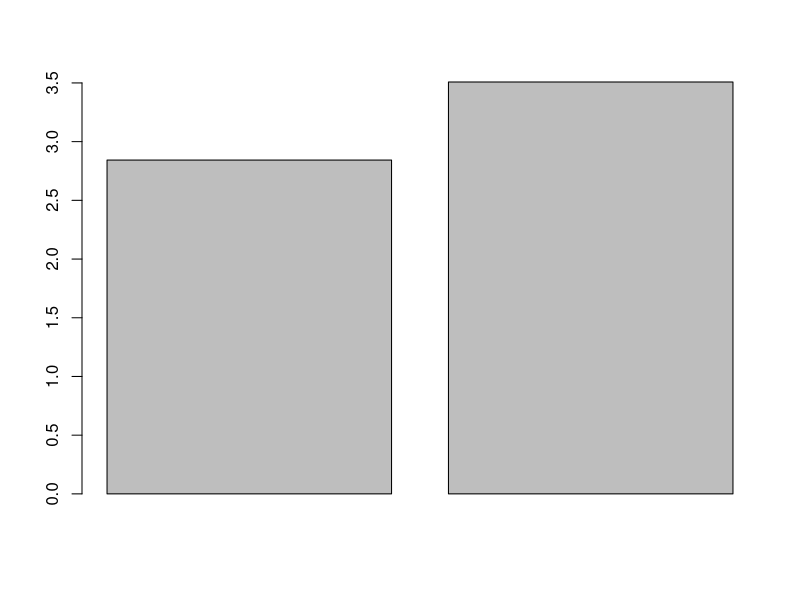
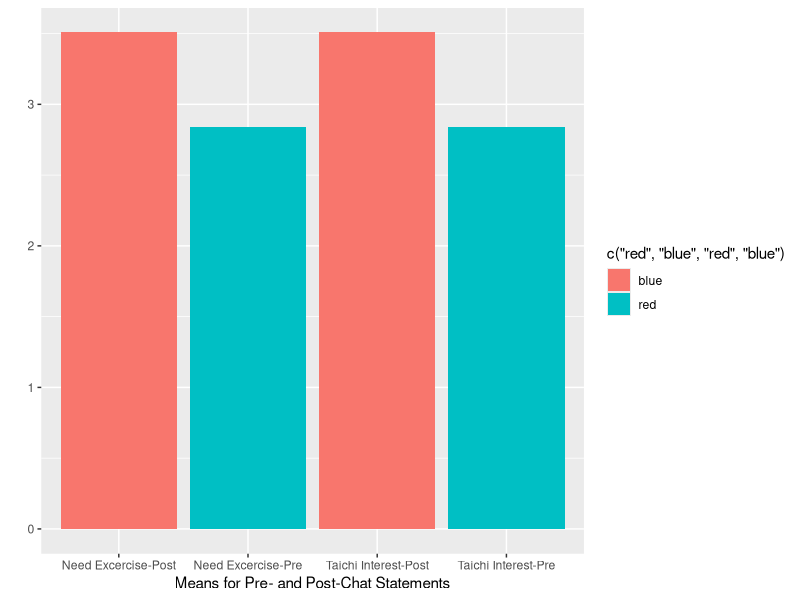
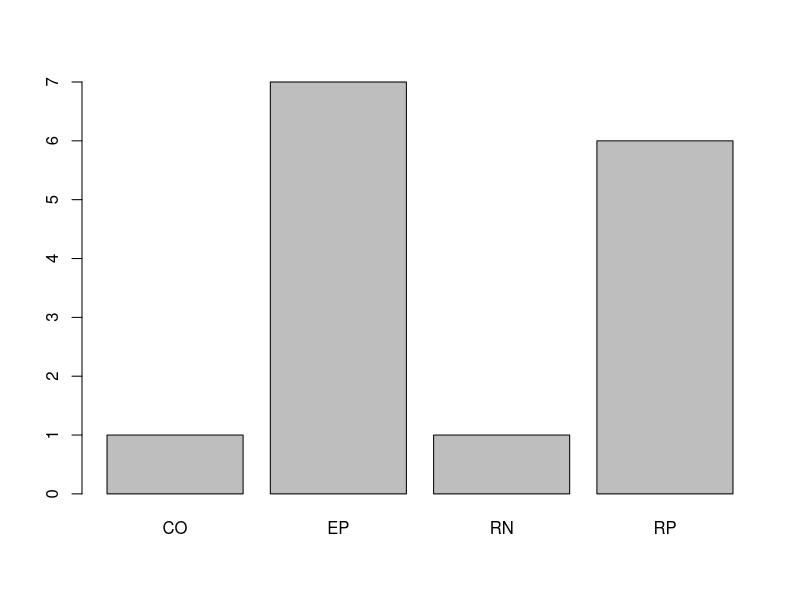
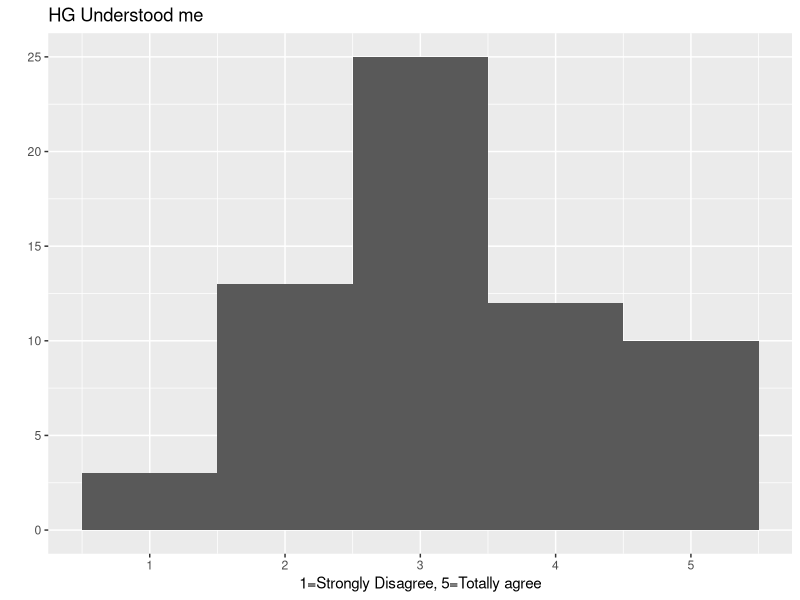
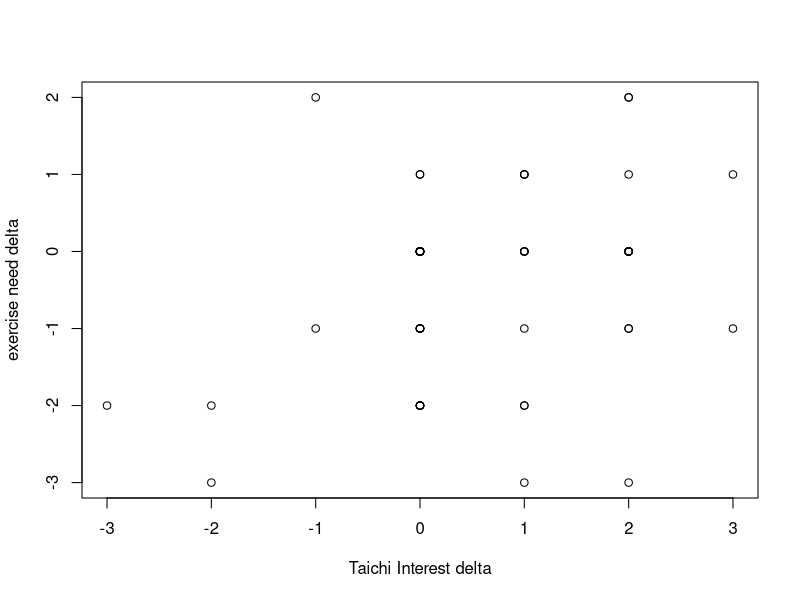
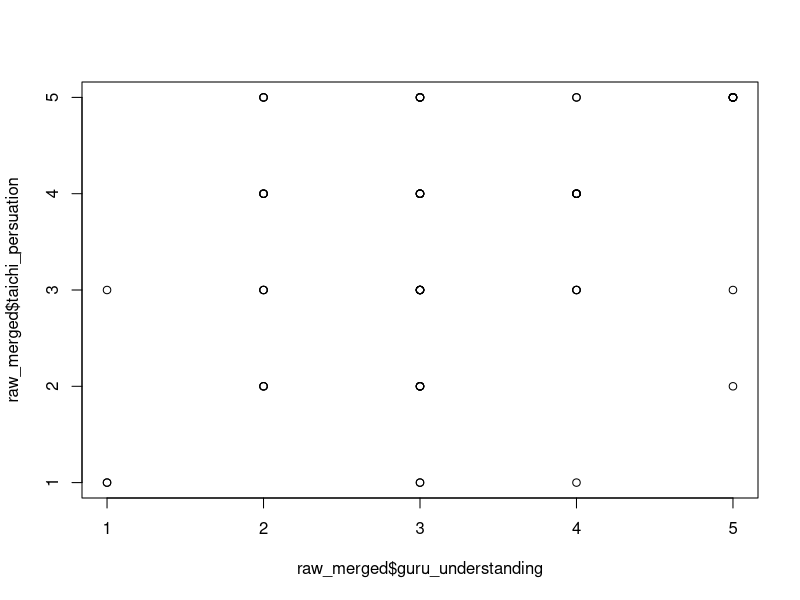

These figures' R source, in order:
## ---- chunk 1
knitr::opts_chunk$set(echo = TRUE)
## ---- chunk 2
library(readr)
library(ggplot2)
## ---- chunk 3
Dialogue <- read_csv("Dialogue.csv")
Dialogue$strategy <- substr(Dialogue$q_id,1,2)
dems <- read_csv("Demographics.csv")
post <- read_csv("PostQuestions.csv")
visited <- read_csv("visitedtaichi.csv")
## ---- chunk 4
# Exclude ppl that did not finish.
pre.good<-dems[dems$sessionID %in% post$sessionID,]
# Exclude test users
pre.good<-pre.good[pre.good$userType!="test",]
post<-post[post$sessionID %in% pre.good$sessionID,]

#Exclude those before Feb 23
pp<-Dialogue[Dialogue$sessionID %in% pre.good$sessionID,c("time","sessionID")]
pp.beforeFeb <- pp[c(67:2202),]
pre.good.sid<-unique(unlist(pre.good$sessionID, use.names = FALSE))
Dialogue <- Dialogue[Dialogue$sessionID %in% pre.good$sessionID,]
#View(pre.good)
## ---- chunk 5
interest.pre <- mean(dems$taichi_interest)
interest.post<- mean(post$taichi_learn)
need.pre <- mean(dems$taichi_interest)
need.post<- mean(post$taichi_learn)
barplot(c(interest.pre,interest.post))
d <- cbind(c("Need Pre","Need Post", "Interest Pre", "Interest Post"),c(need.pre,need.post,interest.pre,interest.post))
## ---- chunk 6
qplot(x=c("Need Excercise-Pre","Need Excercise-Post", "Taichi Interest-Pre", "Taichi Interest-Post"),weight=c(need.pre,need.post,interest.pre,interest.post),xlab="Means for Pre- and Post-Chat Statements", fill=c("red","blue","red", "blue")) 
## ---- chunk 7
t.test(pre.good$taichi_interest,post$taichi_learn,paired=TRUE)
## ---- chunk 8
barplot(table(Dialogue$strategy[Dialogue$sessionID=="ceprtq01ps0n5q92h8r74emid4" & Dialogue$speaker=="U"]))
## ---- chunk 9
qplot(data=post, x=guru_understanding, binwidth=1, xlab="1=Strongly Disagree, 5=Totally agree",main="HG Understood me")
## ---- chunk 10
visited.pre <- pre.good[pre.good$ID %in% visited$ID,]
visited.post <- post[post$sessionID %in% visited.pre$sessionID,]
visited.dialogues <- Dialogue[Dialogue$sessionID %in% visited.pre$sessionID,]
## ---- chunk 11
printed.post <- post[post$printed_flyer==1,]
printed.pre <- pre.good[pre.good$sessionID %in% printed.post$sessionID,]
printed.dialogues <- Dialogue[Dialogue$sessionID %in% printed.post$sessionID,]
## ---- chunk 12
length(printed.pre$sessionID)
## ---- chunk 13
length(printed.pre$sessionID)/length(pre.good$sessionID) * 100
## ---- chunk 14
table(pre.good$position)
table(pre.good$gender)
table(pre.good$ethnicity)
table(pre.good$age_range)
## ---- chunk 15
table(pre.good$position)/length(pre.good$position)
table(pre.good$gender)/length(pre.good$gender)
table(pre.good$ethnicity)/length(pre.good$ethnicity)
table(pre.good$age_range)/length(pre.good$age_range)
## ---- chunk 16
 length(pre.good[pre.good$age_range<5,]$sessionID)/length(pre.good$sessionID)*100
## ---- chunk 17
tail(names(sort(table(pre.good$age_range))), 1)
## ---- chunk 18
pre.desire <- pre.good$excercise_need
post.desire <- - post$post_excercise_need
t.test(pre.desire,post.desire,paired=TRUE)
## ---- chunk 19
pre.interest <- pre.good$taichi_interest
post.interest <- - post$taichi_learn
t.test(pre.interest,post.interest,paired=TRUE)
## ---- chunk 20
raw_merged = merge(x = pre.good, y = post, by = "sessionID", all = TRUE)

printed.decreased.interest <- length(raw_merged[raw_merged$taichi_learn < raw_merged$taichi_interest & raw_merged$printed_flyer == 1,]$sessionID)

printed.increased.interest <- length(raw_merged[raw_merged$taichi_learn > raw_merged$taichi_interest & raw_merged$printed_flyer == 1,]$sessionID)

printed.same.interest <- length(raw_merged[raw_merged$taichi_learn == raw_merged$taichi_interest & raw_merged$printed_flyer == 1,]$sessionID)

nprinted.decreased.interest <- length(raw_merged[raw_merged$taichi_learn < raw_merged$taichi_interest & raw_merged$printed_flyer == 0,]$sessionID)

nprinted.increased.interest <- length(raw_merged[raw_merged$taichi_learn > raw_merged$taichi_interest & raw_merged$printed_flyer == 0,]$sessionID)

nprinted.same.interest <- length(raw_merged[raw_merged$taichi_learn == raw_merged$taichi_interest & raw_merged$printed_flyer == 0,]$sessionID)

c1 <- c("", "Decreased", "Remained Same", "Increased", "Total")

c2 <- c ("No", nprinted.decreased.interest, nprinted.same.interest, nprinted.increased.interest, nprinted.decreased.interest + nprinted.same.interest + nprinted.increased.interest)

c3 <- c ("Yes", printed.decreased.interest, printed.same.interest, printed.increased.interest, printed.decreased.interest + printed.same.interest + printed.increased.interest)

c4 <- c ("Total", printed.decreased.interest + nprinted.decreased.interest, printed.same.interest + nprinted.same.interest, printed.increased.interest+nprinted.increased.interest, length(pre.good$sessionID))

print.interest <- data.frame(c1, c2, c3, c4) 

## ---- chunk 21
pint.merged <-raw_merged[raw_merged$taichi_learn > raw_merged$taichi_interest & raw_merged$printed_flyer == 1,]
## ---- chunk 22
npint.merged <-raw_merged[raw_merged$taichi_learn <= raw_merged$taichi_interest |  raw_merged$printed_flyer == 0,]
## ---- chunk 23
length(pint.merged$sessionID)
length(pint.merged$sessionID)/length(pre.good$sessionID) * 100
## ---- chunk 24
length(pint.merged$sessionID)
length(printed.pre$sessionID)
## ---- chunk 25
length(pint.merged$sessionID)/length(printed.pre$sessionID) * 100
## ---- chunk 26
t.test(pint.merged$taichi_interest, npint.merged$taichi_interest)
## ---- chunk 27
t.test(pint.merged$taichi_learn, npint.merged$taichi_learn)
## ---- chunk 28
pint.en <- c()
npint.en <- c()
pint.rn <- c()
npint.rn <- c()
pint.ep <- c()
npint.ep <- c()
pint.rp <- c()
npint.rp <- c()
for (s in pint.merged$sessionID) {
  totalDialogues <- length(Dialogue[Dialogue$sessionID == s & Dialogue$speaker=="HG",])

  pint.en <- append(pint.en,(length(Dialogue[Dialogue$sessionID == s & Dialogue$speaker=="HG" & substr(Dialogue$q_id, 1, 2) == "EN",]$sessionID))/ totalDialogues)
  
   pint.rn <- append(pint.rn,(length(Dialogue[Dialogue$sessionID == s & Dialogue$speaker=="HG" & substr(Dialogue$q_id, 1, 2) == "RN",]$sessionID))/ totalDialogues)
   
   pint.ep <- append(pint.ep,(length(Dialogue[Dialogue$sessionID == s & Dialogue$speaker=="HG" & substr(Dialogue$q_id, 1, 2) == "EP",]$sessionID))/ totalDialogues)
  
   pint.rp <- append(pint.rp,(length(Dialogue[Dialogue$sessionID == s & Dialogue$speaker=="HG" & substr(Dialogue$q_id, 1, 2) == "RP",]$sessionID))/ totalDialogues)
}

for (s in npint.merged$sessionID) {
  totalDialogues <- length(Dialogue[Dialogue$sessionID == s & Dialogue$speaker=="HG",])

  npint.en <- append(npint.en,(length(Dialogue[Dialogue$sessionID == s & Dialogue$speaker=="HG" & substr(Dialogue$q_id, 1, 2) == "EN",]$sessionID))/ totalDialogues)
  
   npint.rn <- append(npint.rn,(length(Dialogue[Dialogue$sessionID == s & Dialogue$speaker=="HG" & substr(Dialogue$q_id, 1, 2) == "RN",]$sessionID))/ totalDialogues)
   
     npint.ep <- append(npint.ep,(length(Dialogue[Dialogue$sessionID == s & Dialogue$speaker=="HG" & substr(Dialogue$q_id, 1, 2) == "EP",]$sessionID))/ totalDialogues)
  
   npint.rp <- append(npint.rp,(length(Dialogue[Dialogue$sessionID == s & Dialogue$speaker=="HG" & substr(Dialogue$q_id, 1, 2) == "RP",]$sessionID))/ totalDialogues)
}

t.test(pint.en, npint.en)
t.test(pint.rn, npint.rn)
t.test(pint.ep, npint.ep)
t.test(pint.rp, npint.rp)
## ---- chunk 29
  en.count <- c()
  ep.count <- c()
  rp.count <- c()
  rn.count <- c()
for (s in  raw_merged$sessionID) {
  en.count <- append(en.count,length(Dialogue[Dialogue$sessionID == s & Dialogue$speaker=="HG" & substr(Dialogue$q_id, 1, 2) == "EN",]$sessionID))
  rn.count <- append(rn.count,length(Dialogue[Dialogue$sessionID == s & Dialogue$speaker=="HG" & substr(Dialogue$q_id, 1, 2) == "RN",]$sessionID))
  ep.count <- append(ep.count,length(Dialogue[Dialogue$sessionID == s & Dialogue$speaker=="HG" & substr(Dialogue$q_id, 1, 2) == "EP",]$sessionID))
  rp.count <- append(rp.count,length(Dialogue[Dialogue$sessionID == s & Dialogue$speaker=="HG" & substr(Dialogue$q_id, 1, 2) == "RP",]$sessionID))
}


  cor.test(ep.count, raw_merged$taichi_interest)
  cor.test(rp.count, raw_merged$taichi_interest)
  cor.test(en.count, raw_merged$taichi_interest)
  cor.test(rn.count, raw_merged$taichi_interest)
  
  cor.test(ep.count, raw_merged$taichi_learn)
  cor.test(rp.count, raw_merged$taichi_learn)
  cor.test(en.count, raw_merged$taichi_learn)
  cor.test(rn.count, raw_merged$taichi_learn)

## ---- chunk 30
Strategy <- c("EP", "RP", "EN", "RN" )
Taichi.Interest.pre <- c(-0.2744292,0.1919599,-0.1324932,0.2541909 )
Taichi.Interest.post <- c(-0.4554372,0.1109431,-0.3339051,0.245545)
df <- data.frame(Strategy,Taichi.Interest.pre, Taichi.Interest.post)
knitr::kable(head(df))
## ---- chunk 31
  interest.increase <-raw_merged$taichi_learn - raw_merged$taichi_interest
  cor.test(ep.count, interest.increase)
  cor.test(rp.count, interest.increase)
  cor.test(en.count, interest.increase)
  cor.test(rn.count, interest.increase)
## ---- chunk 32
cor.test(ep.count+en.count, raw_merged$guru_understanding)
## ---- chunk 33
cor.test(rp.count+rn.count, raw_merged$guru_understanding)
## ---- chunk 34
cor.test(ep.count+en.count, interest.increase)
## ---- chunk 35
cor.test(rp.count+rn.count, interest.increase)
## ---- chunk 36
cor.test(ep.count+rp.count, interest.increase)
## ---- chunk 37
cor.test(en.count+rn.count, interest.increase)
## ---- chunk 38
cor.test(raw_merged$excercise_need, raw_merged$taichi_interest)
## ---- chunk 39
cor.test(raw_merged$post_excercise_need, raw_merged$taichi_learn)
## ---- chunk 40
cor.test(raw_merged$excercise_need, raw_merged$taichi_learn)
## ---- chunk 41
t.test(raw_merged$post_excercise_need, raw_merged$excercise_need)
## ---- chunk 42
cor.test(raw_merged$guru_understanding, interest.increase)
## ---- chunk 43
cor.test(raw_merged$guru_understanding, raw_merged$taichi_learn)
## ---- chunk 44
cor.test(raw_merged$guru_understanding, raw_merged$post_excercise_need)
## ---- chunk 45
excercise_need.increase <-raw_merged$post_excercise_need - raw_merged$excercise_need
cor.test(raw_merged$guru_understanding, excercise_need.increase)
## ---- chunk 46
summary(lm(raw_merged$taichi_learn~raw_merged$guru_understanding+raw_merged$excercise_need +raw_merged$post_excercise_need + raw_merged$taichi_persuation+raw_merged$age_range+raw_merged$excerise_freq))


## ---- chunk 47
t.test(npint.rn+npint.en, pint.rn+pint.en, alternative = "greater")
## ---- chunk 48
t.test(pint.rp+pint.ep, npint.rp+npint.ep, alternative = "greater")
## ---- chunk 49
 cor.test(raw_merged$post_excercise_need - raw_merged$excercise_need, raw_merged$taichi_learn - raw_merged$taichi_interest)
## ---- chunk 50
t.test(raw_merged$post_excercise_need, raw_merged$excercise_need, alternative = "greater")

t.test(raw_merged$taichi_learn, raw_merged$taichi_interest, alternative = "greater",paired=T)
## ---- chunk 51
plot(raw_merged$taichi_learn-raw_merged$taichi_interest,raw_merged$post_excercise_need-raw_merged$excercise_need,xlab="Taichi Interest delta",ylab="exercise need delta")
## ---- chunk 52
aerobic <- raw_merged[raw_merged$excerise_time==1,]
anaerobic <- raw_merged[raw_merged$excerise_time==2,]
flexibility <- raw_merged[raw_merged$excerise_time==3,]

exer_freq_0 <- raw_merged[raw_merged$excerise_freq==1,]
exer_freq_2 <- raw_merged[raw_merged$excerise_freq==2,]
exer_freq_4 <- raw_merged[raw_merged$excerise_freq==3,]
## ---- chunk 53
t.test(aerobic$post_excercise_need, aerobic$excercise_need, alternative = "greater",paired=T)
## ---- chunk 54
t.test(anaerobic$post_excercise_need, anaerobic$excercise_need, alternative = "greater",paired=T)
## ---- chunk 55
t.test(flexibility$post_excercise_need, flexibility$excercise_need, alternative = "greater",paired=T)
## ---- chunk 56
t.test(exer_freq_0$post_excercise_need, exer_freq_0$excercise_need, alternative = "greater")
## ---- chunk 57
t.test(exer_freq_2$post_excercise_need, exer_freq_2$excercise_need, alternative = "greater")
## ---- chunk 58
t.test(exer_freq_4$post_excercise_need, exer_freq_4$excercise_need, alternative = "greater")
## ---- chunk 59
cor.test(raw_merged$guru_understanding, raw_merged$taichi_persuation)
plot(raw_merged$guru_understanding, raw_merged$taichi_persuation)
